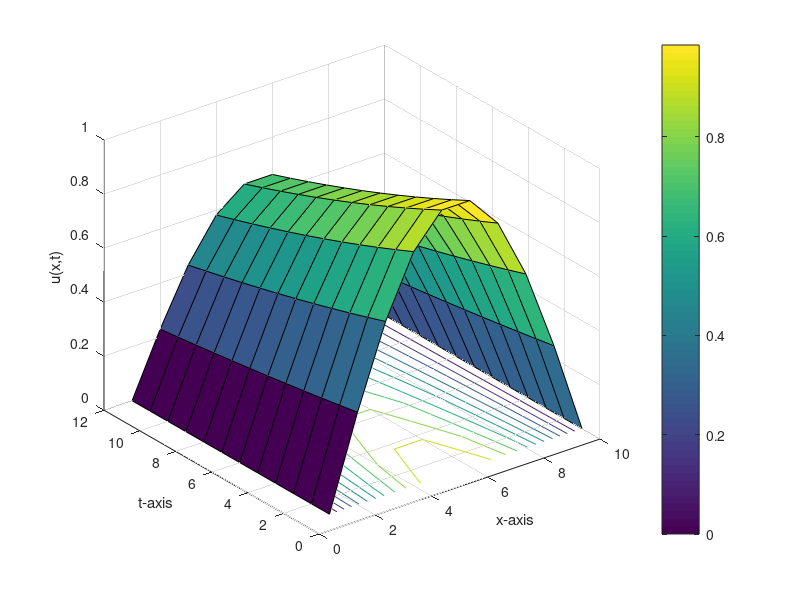
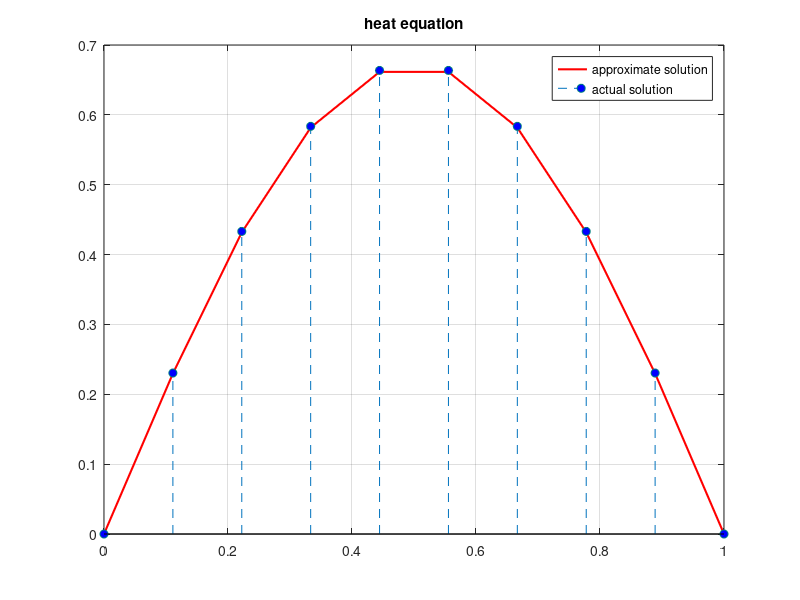

Source code (MATLAB) for these figures, in order:
    % Approximate the solution of the one dimensional heat equation
    %
    % du/dt = d^2u/dx^2,   0 < x < 1,  t > 0
    %
    % which is subject to the initial condition
    % u(x,0) = sin(pi*x),   0 < x < 1
    %
    % and the boundary conditions
    % u(0,t) = u(1,t) = 0,   t >= 0
    %
    % and compare the result at t = 0.04 to the actual solution
    % u(x,t) = exp(-pi^2*t)*sin(pi*x)

    function heat1
    clc
    clf
    clear all
    c=1;%Diffusivity
    a=0;%Left boundary
    b=1;%Right boundary
    tf=0.04;%Final time
    n=10;
    m=12;
    C1=0;%Left Boundary Condition
    C2=0;%Right Boundary Condition
    h=(b-a)/(n-1);%Grid spacing
    k=(tf-0)/(m-1);%Time stepping
    r=(c*c*k)/(h*h)%Stability criterion 0<r<0.5
    u=zeros(n,m);
    for j=1:m
        u(1,j)=C1;
        u(n,j)=C2;
    end
    for i=2:n-1
        u(i,1)=f(a+(i-1)*h);
    end
    for j=2:m
        for i=2:n-1
            u(i,j)=r*u(i-1,j-1)+(1-2*r)*u(i,j-1)+r*u(i+1,j-1);
        end
    end
    disp('Result=')
    num2str(u')
    figure (1)
    surfc(u')
    colorbar
    grid on
    xlabel('x-axis');
    ylabel('t-axis');
    zlabel('u(x,t)');
    hold off
    x(1)=a; x(n)=b;
    for i=2:n-1
        x(i)=x(i-1)+h;
    end
    figure (2)
    sum=0.0;
    for i=1:n
        v1(i)=u(i,m);%approximate solution depends on the value of m
        v2(i)=exp(-pi^2*tf)*sin(x(i)*pi); %Exact solution at t=0.04
        sum=sum+(v1(i)-v2(i))*(v1(i)-v2(i));
    end
    rmse=sqrt(sum/length(v1))
    plot(x,v1,'-r','LineWidth',1.5)
    hold on
    stem(x,v2,'--','MarkerEdgeColor',[0 .5 .5],'MarkerFaceColor','blue')
    grid on
    hold off
    title('heat equation')
    legend('approximate solution','actual solution');
    function z=f(x)
    z=sin(x*pi);
